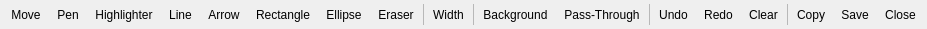
<?xml version="1.0" encoding="UTF-8"?>
<ui version="4.0">
 <class>WhiteboardToolbar</class>
 <widget class="QWidget" name="WhiteboardToolbar">
  <property name="windowTitle">
   <string>Screen Whiteboard</string>
  </property>
  <layout class="QHBoxLayout" name="layout">
   <property name="spacing">
    <number>2</number>
   </property>
   <property name="leftMargin">
    <number>4</number>
   </property>
   <property name="topMargin">
    <number>4</number>
   </property>
   <property name="rightMargin">
    <number>4</number>
   </property>
   <property name="bottomMargin">
    <number>4</number>
   </property>
   <property name="sizeConstraint">
    <enum>QLayout::SetFixedSize</enum>
   </property>
   <item>
    <widget class="QToolButton" name="dragHandle">
     <property name="toolTip">
      <string>Drag to Move</string>
     </property>
     <property name="text">
      <string>Move</string>
     </property>
     <property name="icon">
      <iconset resource="../../resources/glimpse.qrc">
       <normaloff>:/icons/drag_indicator.svg</normaloff>:/icons/drag_indicator.svg</iconset>
     </property>
     <property name="iconSize">
      <size>
       <width>22</width>
       <height>22</height>
      </size>
     </property>
     <property name="autoRaise">
      <bool>true</bool>
     </property>
    </widget>
   </item>
   <item>
    <widget class="QToolButton" name="penButton">
     <property name="toolTip">
      <string>Pen (P)</string>
     </property>
     <property name="text">
      <string>Pen</string>
     </property>
     <property name="icon">
      <iconset resource="../../resources/glimpse.qrc">
       <normaloff>:/icons/stylus.svg</normaloff>:/icons/stylus.svg</iconset>
     </property>
     <property name="iconSize">
      <size>
       <width>22</width>
       <height>22</height>
      </size>
     </property>
     <property name="checkable">
      <bool>true</bool>
     </property>
     <property name="autoRaise">
      <bool>true</bool>
     </property>
    </widget>
   </item>
   <item>
    <widget class="QToolButton" name="highlighterButton">
     <property name="toolTip">
      <string>Highlighter (H)</string>
     </property>
     <property name="text">
      <string>Highlighter</string>
     </property>
     <property name="icon">
      <iconset resource="../../resources/glimpse.qrc">
       <normaloff>:/icons/ink_highlighter.svg</normaloff>:/icons/ink_highlighter.svg</iconset>
     </property>
     <property name="iconSize">
      <size>
       <width>22</width>
       <height>22</height>
      </size>
     </property>
     <property name="checkable">
      <bool>true</bool>
     </property>
     <property name="autoRaise">
      <bool>true</bool>
     </property>
    </widget>
   </item>
   <item>
    <widget class="QToolButton" name="lineButton">
     <property name="toolTip">
      <string>Line (L, Shift: 45° steps)</string>
     </property>
     <property name="text">
      <string>Line</string>
     </property>
     <property name="icon">
      <iconset resource="../../resources/glimpse.qrc">
       <normaloff>:/icons/horizontal_rule.svg</normaloff>:/icons/horizontal_rule.svg</iconset>
     </property>
     <property name="iconSize">
      <size>
       <width>22</width>
       <height>22</height>
      </size>
     </property>
     <property name="checkable">
      <bool>true</bool>
     </property>
     <property name="autoRaise">
      <bool>true</bool>
     </property>
    </widget>
   </item>
   <item>
    <widget class="QToolButton" name="arrowButton">
     <property name="toolTip">
      <string>Arrow (A, Shift: 45° steps)</string>
     </property>
     <property name="text">
      <string>Arrow</string>
     </property>
     <property name="icon">
      <iconset resource="../../resources/glimpse.qrc">
       <normaloff>:/icons/north_east.svg</normaloff>:/icons/north_east.svg</iconset>
     </property>
     <property name="iconSize">
      <size>
       <width>22</width>
       <height>22</height>
      </size>
     </property>
     <property name="checkable">
      <bool>true</bool>
     </property>
     <property name="autoRaise">
      <bool>true</bool>
     </property>
    </widget>
   </item>
   <item>
    <widget class="QToolButton" name="rectangleButton">
     <property name="toolTip">
      <string>Rectangle (R, Shift: square)</string>
     </property>
     <property name="text">
      <string>Rectangle</string>
     </property>
     <property name="icon">
      <iconset resource="../../resources/glimpse.qrc">
       <normaloff>:/icons/rectangle.svg</normaloff>:/icons/rectangle.svg</iconset>
     </property>
     <property name="iconSize">
      <size>
       <width>22</width>
       <height>22</height>
      </size>
     </property>
     <property name="checkable">
      <bool>true</bool>
     </property>
     <property name="autoRaise">
      <bool>true</bool>
     </property>
    </widget>
   </item>
   <item>
    <widget class="QToolButton" name="ellipseButton">
     <property name="toolTip">
      <string>Ellipse (O, Shift: circle)</string>
     </property>
     <property name="text">
      <string>Ellipse</string>
     </property>
     <property name="icon">
      <iconset resource="../../resources/glimpse.qrc">
       <normaloff>:/icons/circle.svg</normaloff>:/icons/circle.svg</iconset>
     </property>
     <property name="iconSize">
      <size>
       <width>22</width>
       <height>22</height>
      </size>
     </property>
     <property name="checkable">
      <bool>true</bool>
     </property>
     <property name="autoRaise">
      <bool>true</bool>
     </property>
    </widget>
   </item>
   <item>
    <widget class="QToolButton" name="eraserButton">
     <property name="toolTip">
      <string>Eraser: removes whole strokes (E)</string>
     </property>
     <property name="text">
      <string>Eraser</string>
     </property>
     <property name="icon">
      <iconset resource="../../resources/glimpse.qrc">
       <normaloff>:/icons/ink_eraser.svg</normaloff>:/icons/ink_eraser.svg</iconset>
     </property>
     <property name="iconSize">
      <size>
       <width>22</width>
       <height>22</height>
      </size>
     </property>
     <property name="checkable">
      <bool>true</bool>
     </property>
     <property name="autoRaise">
      <bool>true</bool>
     </property>
    </widget>
   </item>
   <item>
    <widget class="QFrame" name="separator1">
     <property name="minimumSize">
      <size>
       <width>1</width>
       <height>20</height>
      </size>
     </property>
     <property name="maximumSize">
      <size>
       <width>1</width>
       <height>16777215</height>
      </size>
     </property>
     <property name="styleSheet">
      <string notr="true">background-color: palette(mid);</string>
     </property>
     <property name="frameShape">
      <enum>QFrame::NoFrame</enum>
     </property>
    </widget>
   </item>
   <item>
    <layout class="QHBoxLayout" name="colorsLayout">
     <property name="spacing">
      <number>0</number>
     </property>
    </layout>
   </item>
   <item>
    <widget class="QToolButton" name="widthButton">
     <property name="toolTip">
      <string>Line Width ([ and ])</string>
     </property>
     <property name="text">
      <string>Width</string>
     </property>
     <property name="icon">
      <iconset resource="../../resources/glimpse.qrc">
       <normaloff>:/icons/line_weight.svg</normaloff>:/icons/line_weight.svg</iconset>
     </property>
     <property name="iconSize">
      <size>
       <width>22</width>
       <height>22</height>
      </size>
     </property>
     <property name="autoRaise">
      <bool>true</bool>
     </property>
    </widget>
   </item>
   <item>
    <widget class="QFrame" name="separator2">
     <property name="minimumSize">
      <size>
       <width>1</width>
       <height>20</height>
      </size>
     </property>
     <property name="maximumSize">
      <size>
       <width>1</width>
       <height>16777215</height>
      </size>
     </property>
     <property name="styleSheet">
      <string notr="true">background-color: palette(mid);</string>
     </property>
     <property name="frameShape">
      <enum>QFrame::NoFrame</enum>
     </property>
    </widget>
   </item>
   <item>
    <widget class="QToolButton" name="backgroundButton">
     <property name="toolTip">
      <string>Background</string>
     </property>
     <property name="text">
      <string>Background</string>
     </property>
     <property name="icon">
      <iconset resource="../../resources/glimpse.qrc">
       <normaloff>:/icons/wallpaper.svg</normaloff>:/icons/wallpaper.svg</iconset>
     </property>
     <property name="iconSize">
      <size>
       <width>22</width>
       <height>22</height>
      </size>
     </property>
     <property name="autoRaise">
      <bool>true</bool>
     </property>
    </widget>
   </item>
   <item>
    <widget class="QToolButton" name="passThroughButton">
     <property name="text">
      <string>Pass-Through</string>
     </property>
     <property name="icon">
      <iconset resource="../../resources/glimpse.qrc">
       <normaloff>:/icons/arrow_selector_tool.svg</normaloff>:/icons/arrow_selector_tool.svg</iconset>
     </property>
     <property name="iconSize">
      <size>
       <width>22</width>
       <height>22</height>
      </size>
     </property>
     <property name="checkable">
      <bool>true</bool>
     </property>
     <property name="autoRaise">
      <bool>true</bool>
     </property>
    </widget>
   </item>
   <item>
    <widget class="QFrame" name="separator3">
     <property name="minimumSize">
      <size>
       <width>1</width>
       <height>20</height>
      </size>
     </property>
     <property name="maximumSize">
      <size>
       <width>1</width>
       <height>16777215</height>
      </size>
     </property>
     <property name="styleSheet">
      <string notr="true">background-color: palette(mid);</string>
     </property>
     <property name="frameShape">
      <enum>QFrame::NoFrame</enum>
     </property>
    </widget>
   </item>
   <item>
    <widget class="QToolButton" name="undoButton">
     <property name="toolTip">
      <string>Undo (Ctrl+Z)</string>
     </property>
     <property name="text">
      <string>Undo</string>
     </property>
     <property name="icon">
      <iconset resource="../../resources/glimpse.qrc">
       <normaloff>:/icons/undo.svg</normaloff>:/icons/undo.svg</iconset>
     </property>
     <property name="iconSize">
      <size>
       <width>22</width>
       <height>22</height>
      </size>
     </property>
     <property name="autoRaise">
      <bool>true</bool>
     </property>
    </widget>
   </item>
   <item>
    <widget class="QToolButton" name="redoButton">
     <property name="toolTip">
      <string>Redo (Ctrl+Y)</string>
     </property>
     <property name="text">
      <string>Redo</string>
     </property>
     <property name="icon">
      <iconset resource="../../resources/glimpse.qrc">
       <normaloff>:/icons/redo.svg</normaloff>:/icons/redo.svg</iconset>
     </property>
     <property name="iconSize">
      <size>
       <width>22</width>
       <height>22</height>
      </size>
     </property>
     <property name="autoRaise">
      <bool>true</bool>
     </property>
    </widget>
   </item>
   <item>
    <widget class="QToolButton" name="clearButton">
     <property name="toolTip">
      <string>Clear (Delete)</string>
     </property>
     <property name="text">
      <string>Clear</string>
     </property>
     <property name="icon">
      <iconset resource="../../resources/glimpse.qrc">
       <normaloff>:/icons/delete.svg</normaloff>:/icons/delete.svg</iconset>
     </property>
     <property name="iconSize">
      <size>
       <width>22</width>
       <height>22</height>
      </size>
     </property>
     <property name="autoRaise">
      <bool>true</bool>
     </property>
    </widget>
   </item>
   <item>
    <widget class="QFrame" name="separator4">
     <property name="minimumSize">
      <size>
       <width>1</width>
       <height>20</height>
      </size>
     </property>
     <property name="maximumSize">
      <size>
       <width>1</width>
       <height>16777215</height>
      </size>
     </property>
     <property name="styleSheet">
      <string notr="true">background-color: palette(mid);</string>
     </property>
     <property name="frameShape">
      <enum>QFrame::NoFrame</enum>
     </property>
    </widget>
   </item>
   <item>
    <widget class="QToolButton" name="copyButton">
     <property name="toolTip">
      <string>Copy (Ctrl+C)</string>
     </property>
     <property name="text">
      <string>Copy</string>
     </property>
     <property name="icon">
      <iconset resource="../../resources/glimpse.qrc">
       <normaloff>:/icons/content_copy.svg</normaloff>:/icons/content_copy.svg</iconset>
     </property>
     <property name="iconSize">
      <size>
       <width>22</width>
       <height>22</height>
      </size>
     </property>
     <property name="autoRaise">
      <bool>true</bool>
     </property>
    </widget>
   </item>
   <item>
    <widget class="QToolButton" name="saveButton">
     <property name="toolTip">
      <string>Save As (Ctrl+S)</string>
     </property>
     <property name="text">
      <string>Save</string>
     </property>
     <property name="icon">
      <iconset resource="../../resources/glimpse.qrc">
       <normaloff>:/icons/save.svg</normaloff>:/icons/save.svg</iconset>
     </property>
     <property name="iconSize">
      <size>
       <width>22</width>
       <height>22</height>
      </size>
     </property>
     <property name="autoRaise">
      <bool>true</bool>
     </property>
    </widget>
   </item>
   <item>
    <widget class="QToolButton" name="closeButton">
     <property name="toolTip">
      <string>Close (Esc)</string>
     </property>
     <property name="text">
      <string>Close</string>
     </property>
     <property name="icon">
      <iconset resource="../../resources/glimpse.qrc">
       <normaloff>:/icons/close.svg</normaloff>:/icons/close.svg</iconset>
     </property>
     <property name="iconSize">
      <size>
       <width>22</width>
       <height>22</height>
      </size>
     </property>
     <property name="autoRaise">
      <bool>true</bool>
     </property>
    </widget>
   </item>
  </layout>
 </widget>
 <resources>
  <include location="../../resources/glimpse.qrc"/>
 </resources>
 <connections/>
</ui>
